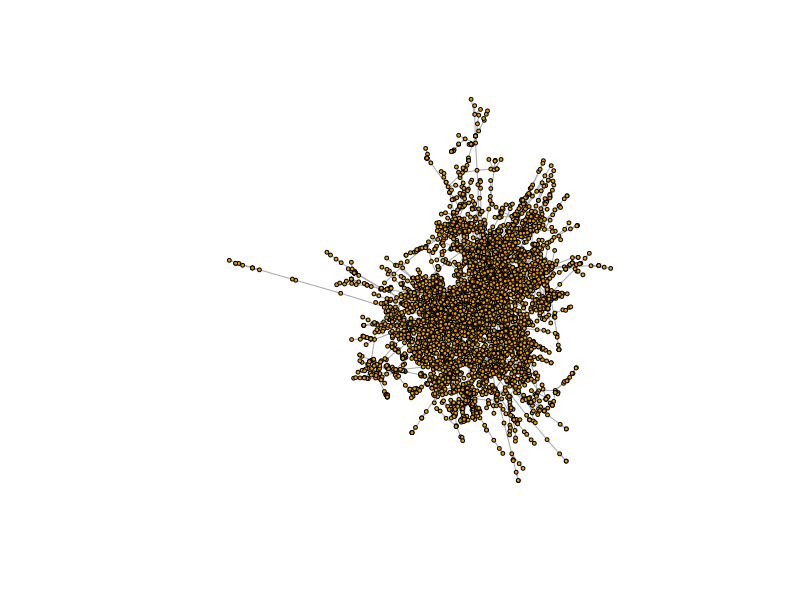
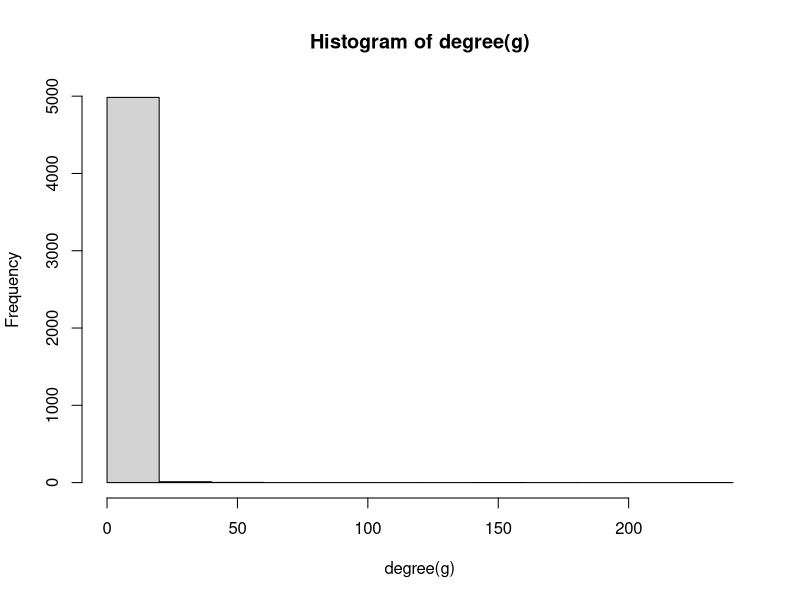
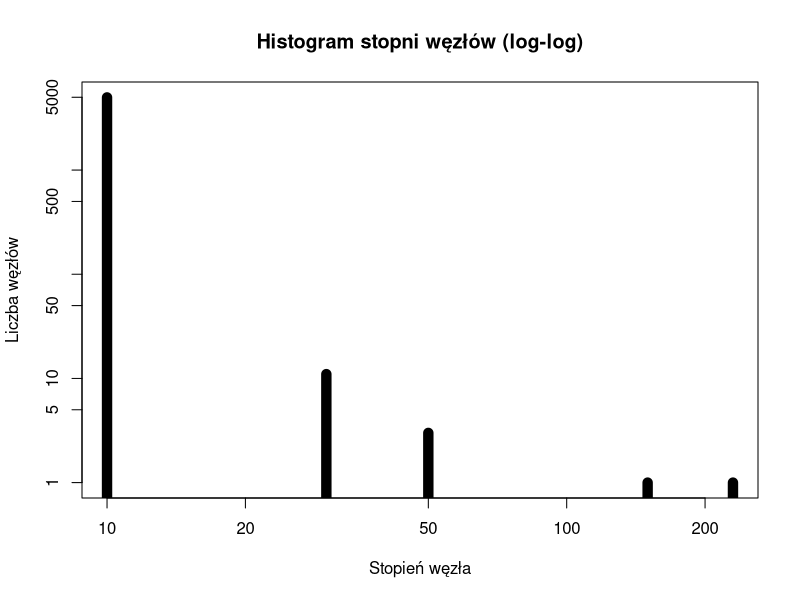

Here is the R script that generated these plots, in order:
# Piotr Zatwarnicki 272641

# load the igraph library for processing graphs
library(igraph)

# Wygeneruj sieć Barabasi-ALbert
g <- barabasi.game(5000)
layout <- layout.fruchterman.reingold(g)
plot(g, layout=layout, vertex.size=2,
     vertex.label=NA, edge.arrow.size=.05)
# najbardziej centralny węzeł
bet <- betweenness(g)
summary(bet)
most_central <- which.max(bet)
# najbardziej centralny węzeł
most_central
# miara betweeness
max(bet)

# średnica grafu
diameter(g)

# histogram - z ciekawości
hist(degree(g))
h <- hist(degree(g), plot = FALSE)
plot(h$mids, h$counts, 
     log = "xy",
     type = "h",
     lwd = 10,
     main = "Histogram stopni węzłów (log-log)",
     xlab = "Stopień węzła",
     ylab = "Liczba węzłów")

# Erdős-Rényi:
# równe prawdopodobieństwo wystąpienia dowolnych krawędzi
# w związku z tym wszystkie wierzchołki mniej więcej równe - histogram stopni węzłów przypomina rozkład normalny
# żadko występuje w rzeczywistości

# Barabasi-ALbert:
# sieć bezskalowa - może rosnąć w czasie, zachowując charakterystykę
# nowe węzły łączą się najczęściej z tymi o największym stopniu
# rozkład potęgowy stopni węzłów
# występowanie hubów - pojedynczych węzłów o bardzo dużym stopniu
# odzwierciedlenie wielu sieci, np. internetu

